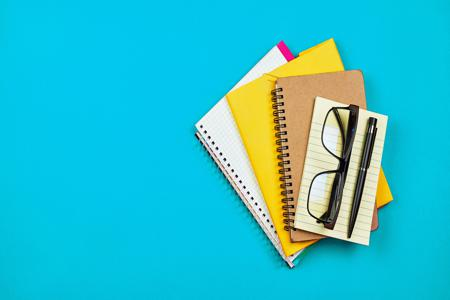
#> input picture photos/small_book.jpg, 450 x 300 px
$ python 9-trackbars.py
#> lines starting #> are read from the running program, lines starting #| are printed output that depends on the picture; after the words box and inside, x2 and y2 are one past the last pixel; in counts of white or black regions, pixels touching at a corner belong together
# [43 lines of commented-out code are left out]

import numpy as np
import cv2 as cv

def nothing(x):
    print(x)

# Create a black image, a window
cv.namedWindow('image')

cv.createTrackbar('CP', 'image', 10, 400, nothing)

switch = 'color/gray'
cv.createTrackbar(switch, 'image', 0, 1, nothing)

while(1):
    img = cv.imread('photos/small_book.jpg')
#> img is the input picture: shape (300, 450, 3); mean B, G, R 204.2, 191.7, 43.3
    pos = cv.getTrackbarPos('CP', 'image')
    font = cv.FONT_HERSHEY_SIMPLEX
    cv.putText(img, str(pos), (50, 150), font, 6, (0, 0, 255), 10)
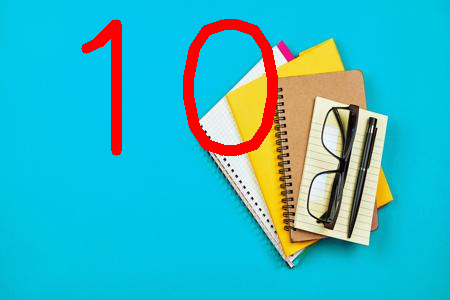
#> img: shape (300, 450, 3); 4.19% of pixels changed, all inside (x1, y1, x2, y2) = (81, 19, 278, 156)

    k = cv.waitKey(1) & 0xFF
#> (key Esc is pressed here)
    if k == 27:
        break

    s = cv.getTrackbarPos(switch, 'image')

    if s == 0:
       pass
    else:
       img = cv.cvtColor(img, cv.COLOR_BGR2GRAY)

    img = cv.imshow('image',img)

cv.destroyAllWindows()
